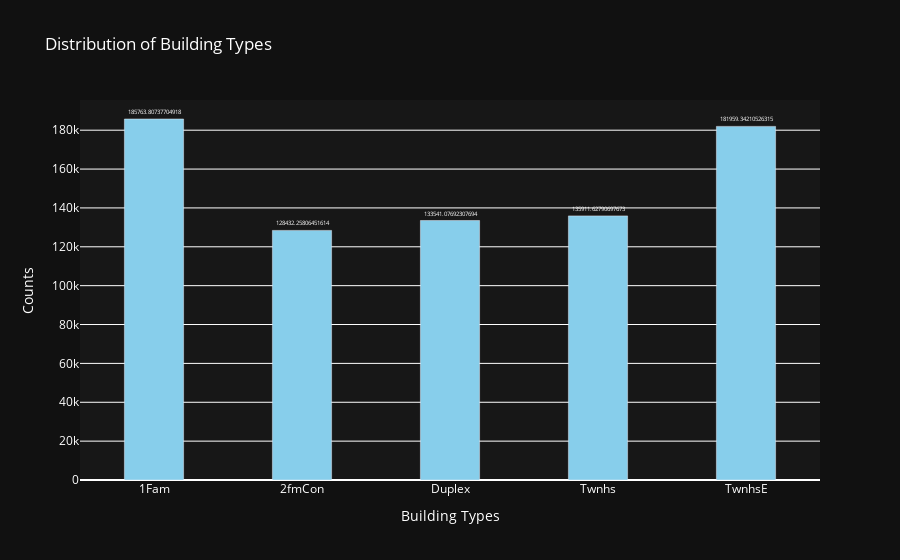

The code cell stored with this chart in its notebook:
### Code cell
import plotly.graph_objects as go

# Δημιουργία δεδομένων
categories = ['Κατηγορία 1', 'Κατηγορία 2', 'Κατηγορία 3', 'Κατηγορία 4']
values = [30, 40, 20, 50]

# Δημιουργία ενός αντικειμένου Figure
fig = go.Figure()

# Προσθήκη ενός γραφήματος μπάρας στο Figure
fig.add_trace(go.Bar(x=dwelling_types.index, y=dwelling_types.values, marker_color='skyblue', name='Μπάρες', width=0.4, text=dwelling_types.values , textposition='outside'))

# Προσαρμογή του διαγράμματος
fig.update_layout(title='Distribution of Building Types',
                  xaxis_title='Building Types',
                  yaxis_title='Counts',
                  plot_bgcolor='rgba(23,23,23,1)',
                  paper_bgcolor='rgba(17,17,17,1)',
                  font=dict(color='white')
                  )
                  

# Εμφάνιση του γραφήματος
fig.show()

### Figure 1 — Plotly figure (JSON) as saved in the notebook; plotly's stock layout.template omitted (floating-point values rounded to 4 significant figures)
{"data": [{"marker": {"color": "skyblue"}, "name": "Μπάρες", "text": [185800.0, 128400.0, 133500.0, 135900.0, 182000.0], "textposition": "outside", "type": "bar", "width": 0.4, "x": ["1Fam", "2fmCon", "Duplex", "Twnhs", "TwnhsE"], "y": [185800.0, 128400.0, 133500.0, 135900.0, 182000.0]}], "layout": {"font": {"color": "white"}, "paper_bgcolor": "rgba(17,17,17,1)", "plot_bgcolor": "rgba(23,23,23,1)", "title": {"text": "Distribution of Building Types"}, "xaxis": {"title": {"text": "Building Types"}}, "yaxis": {"title": {"text": "Counts"}}}}
